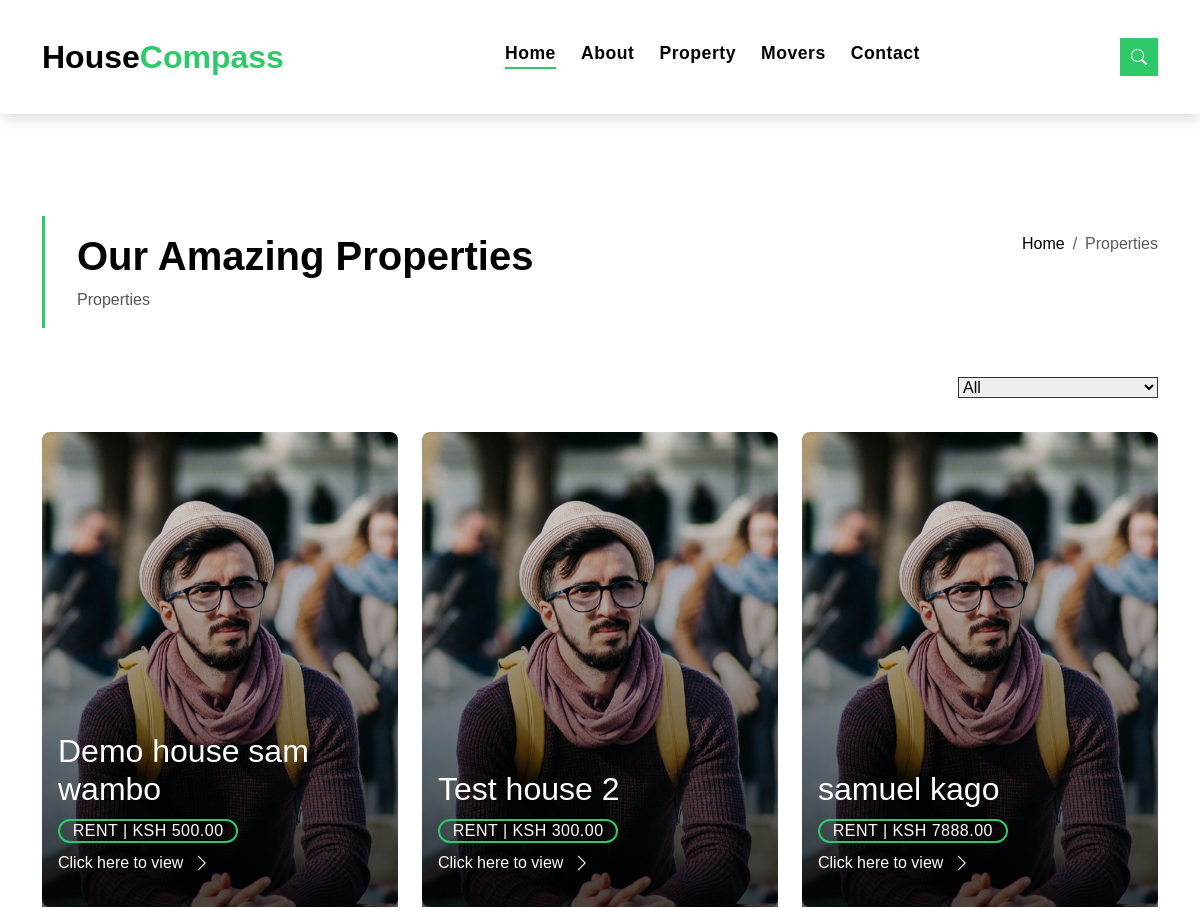
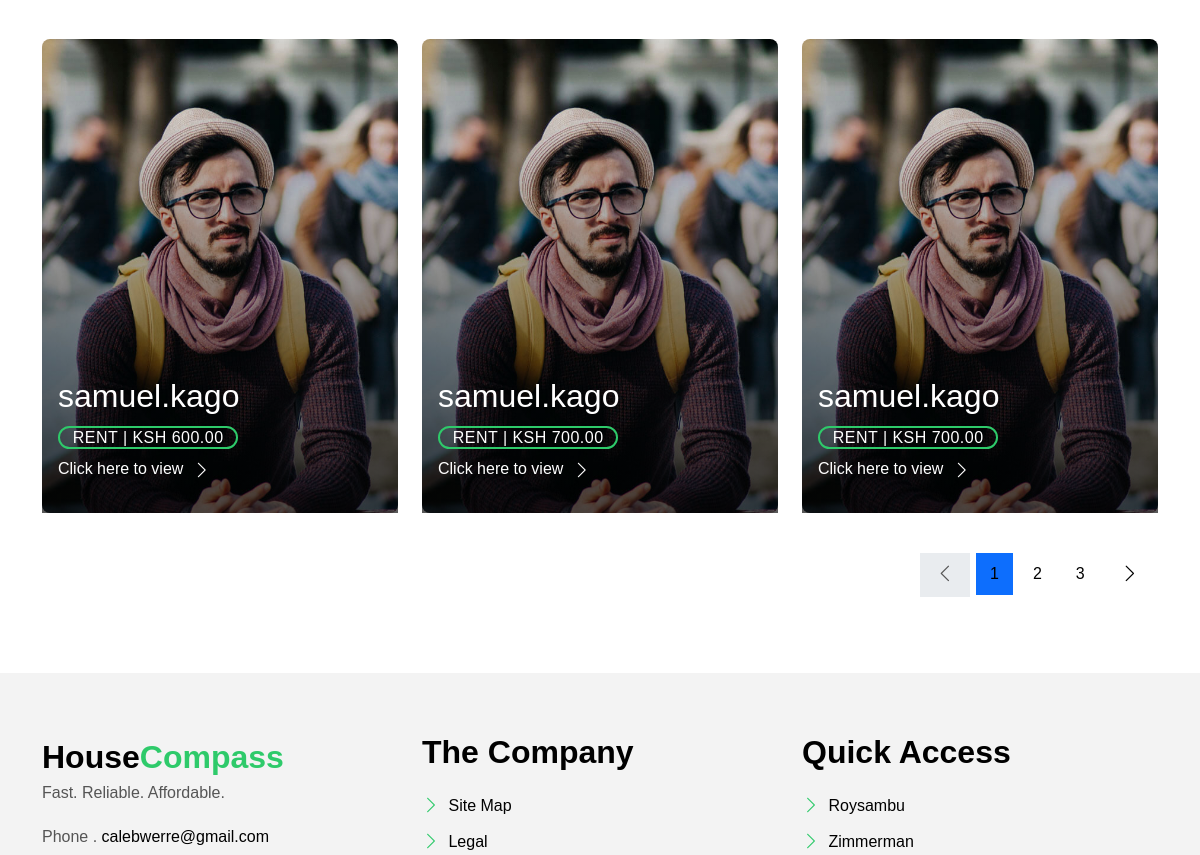
Before: /properties/ (upper part) with the older database file (2 pictures, top to bottom).
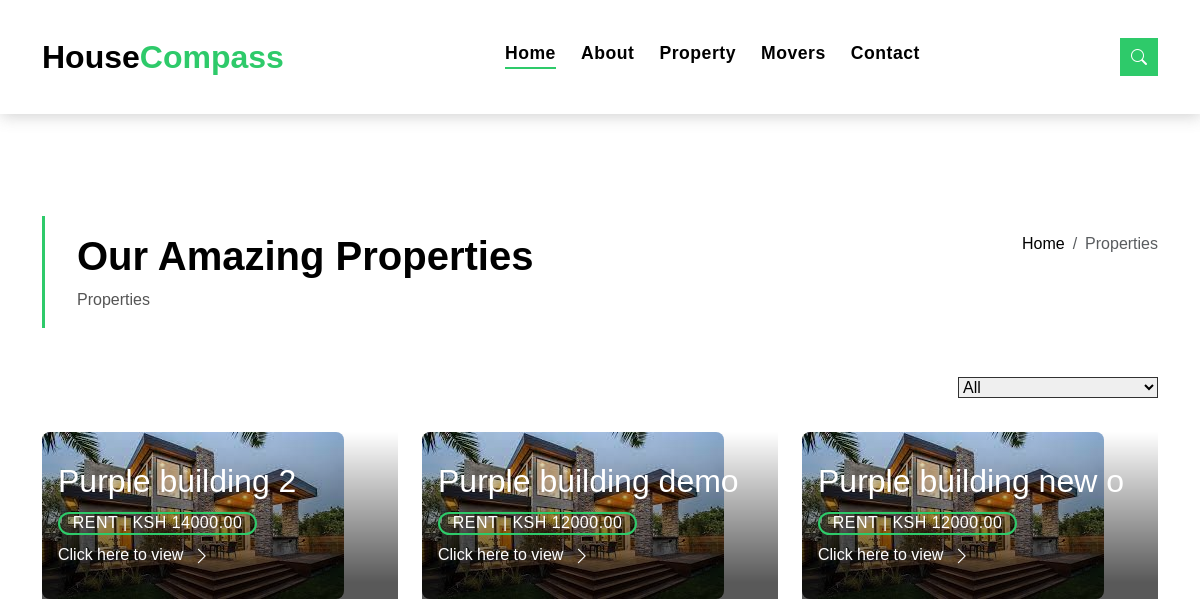
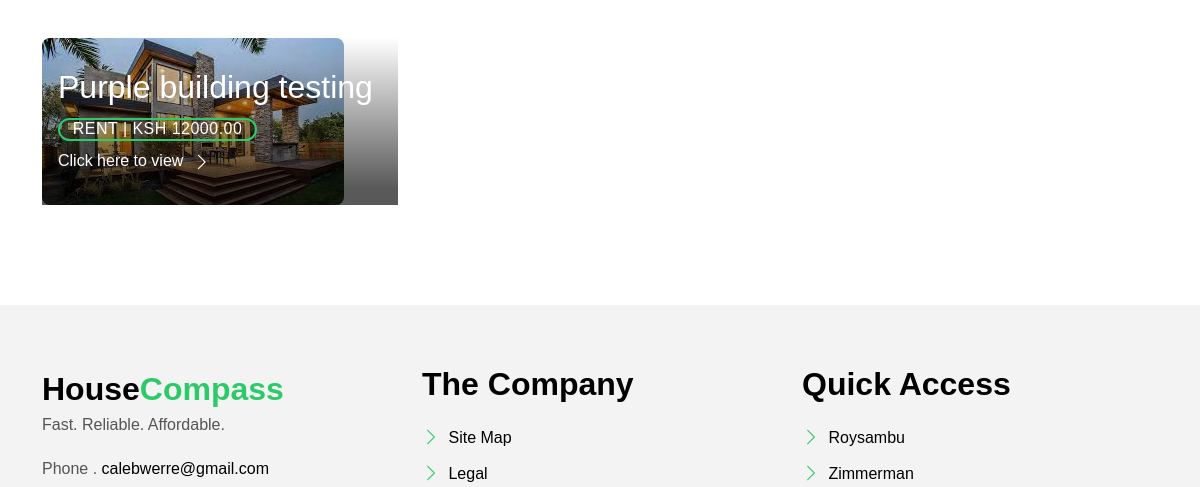
After: the same page with the newer database file (2 pictures, top to bottom).
### campass/models.py (models this page shows, shortened)
class House(models.Model):
    agent = models.ForeignKey(Agent, on_delete=models.CASCADE)
    name = models.CharField(max_length=100)
    description = models.CharField(max_length=500)
    house_type = models.CharField(max_length=100)
    area = models.CharField(max_length=100)
    beds = models.CharField(max_length=100)
    baths  = models.CharField(max_length=100)
    address = models.CharField(max_length=200)
    price = models.DecimalField(max_digits=10, decimal_places=2)
    image = models.ImageField(upload_to='houses')
    latitude = models.DecimalField(max_digits=20, decimal_places=10)
    longitude = models.DecimalField(max_digits=20, decimal_places=10)
    class Meta:
        ordering = ['name']

### campass/views.py (the view)
# urls.py: path('properties/', HouseList.as_view(),name='houses'),
class HouseList(ListView):
    model = House
    paginate_by = 6
    context_object_name = 'houses'
    template_name='property.html'

### templates/property.html (shortened to what the changed rows need)
{%extends 'base.html'%}
{%load static %}
{%block content%}
<main id="main">
    <section class="intro-single">
      <div class="container">
        <div class="row">
          <div class="col-md-12 col-lg-8">
            <div class="title-single-box">
              <h1 class="title-single">Our Amazing Properties</h1>
            </div>
          </div>
        </div>
      </div>
    </section>
    <section class="property-grid grid">
      <div class="container">
        <div class="row">
          {% for house in houses %}
          <div class="col-md-4">
            <div class="card-box-a card-shadow">
              <div class="img-box-a">
                <img src="{{house.image.url}}" alt="" class=" img-fluid" style="border-radius: 8px;">
              </div>
              <div class="card-overlay">
                <div class="card-overlay-a-content">
                  <div class="card-header-a">
                    <h2 class="card-title-a">
                      <a href="#">{{ house.name }}
                        </a>
                    </h2>
                  </div>
                  <div class="card-body-a">
                    <div class="price-box d-flex">
                      <span class="price-a">rent | Ksh {{house.price}}</span>
                    </div>
                    <a href="{% url 'house' house.id %}" class="link-a">Click here to view
                      <span class="bi bi-chevron-right"></span>
                    </a>
                  </div>
                </div>
              </div>
            </div>
          </div>
          {% endfor %}
        </div>
        <div class="row">
          <div class="col-sm-12">
            <nav class="pagination-a">
              {% if is_paginated %}
              <ul class="pagination justify-content-end">
                {% if page_obj.has_previous %}
                <li class="page-item">
                  <a class="page-link" href="?page={{page_obj.previous_page_number}}"
                    >
                    <span class="bi bi-chevron-left"></span>
                    </a
                  >
                </li>
                {% else %}
                <li class="page-item disabled">
                  <a class="page-link" href="#">
                    <span class="bi bi-chevron-left"></span>
                  </a>
                </li>
                {% endif %}
                {% for i in paginator.page_range %}
                {% if page_obj.number == i %}
                <li class="page-item"><a class="page-link active">{{ i }}</a></li>
                {% else %}
                <li class="page-item">
                  <a class="page-link" href="?page={{ i }}">{{ i }}</a>
                </li>
                {% endif %}
                {% endfor %}
                 {% if page_obj.has_next %}
                <li class="page-item next">
                  <a href="?page={{page_obj.next_page_number}}" class="page-link"
                    >
                    <span class="bi bi-chevron-right"></span>
                    </a
                  >
                </li>
                {% else %}
                <li class="page-item disabled">
                  <a class="page-link">
                    <span class="bi bi-chevron-right"></span>
                  </a>
                </li>
                {% endif %}
              </ul>
              {% endif %}
            </nav>
          </div>
        </div>
      </div>
    </section>
  </main>
{%endblock content%}

Changed rows visible on the page:
removed House: image (picture), name "Demo house sam wambo", price "500.00"
removed House: image (picture), name "Test house 2", price "300.00"
removed House: image (picture), name "samuel kago", price "7888.00"
removed House: image (picture), name "samuel.kago", price "600.00"
removed House: image (picture), name "samuel.kago", price "700.00"
removed House: image (picture), name "samuel.kago", price "700.00"
added House: image (picture), name "Purple building 2", price "14000.00"
added House: image (picture), name "Purple building demo", price "12000.00"
added House: image (picture), name "Purple building new o", price "12000.00"
added House: image (picture), name "Purple building testing", price "12000.00"
Other visible differences:
list line gone: "1"
list line gone: "2"
list line gone: "3"
